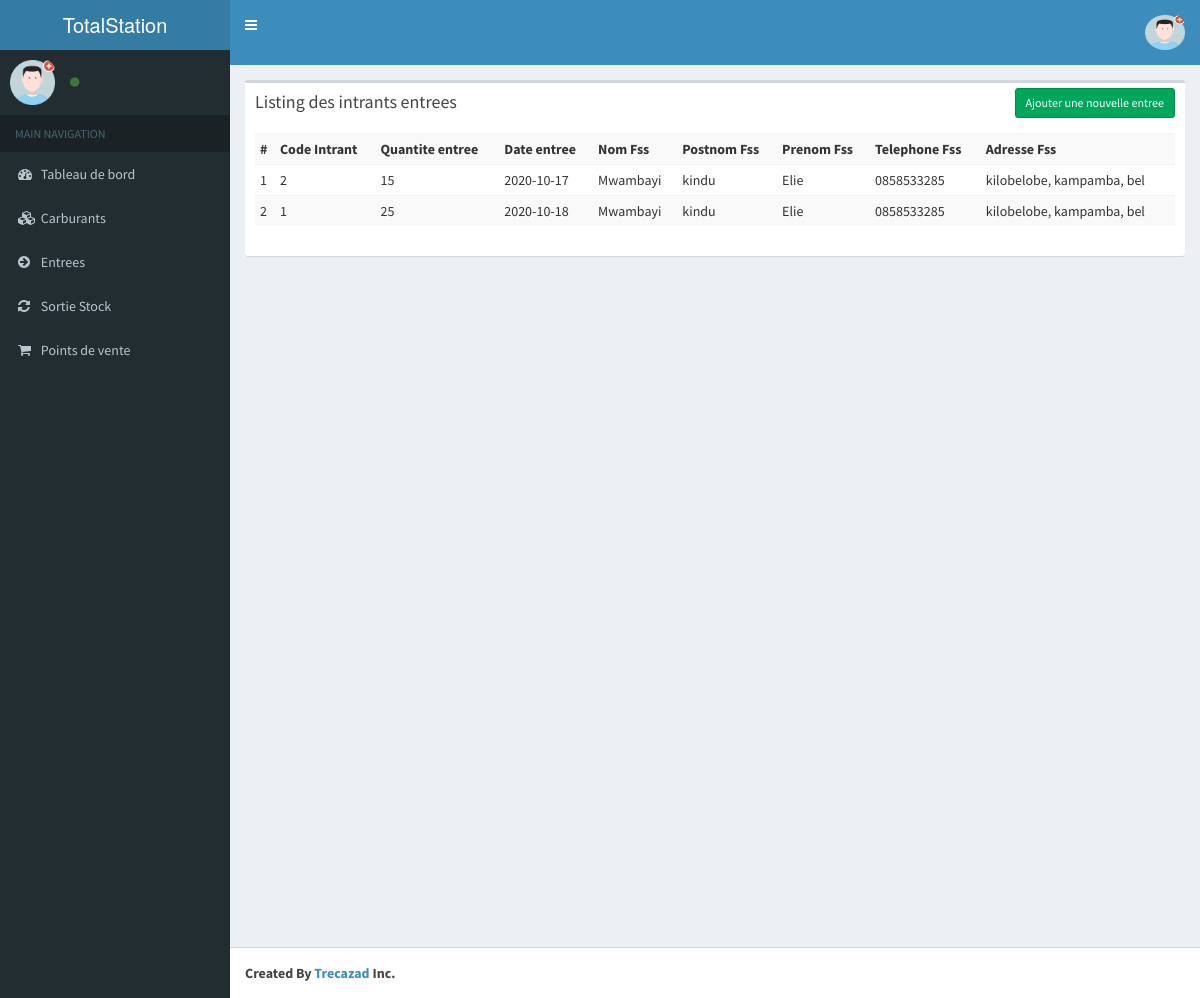
The page /index.php/entree on the database its author committed.
### tables this page shows
CREATE TABLE `tb_im_entrees` (
  `entree_id` int(11) NOT NULL,
  `fss_nom` varchar(75) NOT NULL,
  `fss_postnom` varchar(75) NOT NULL,
  `fss_prenom` varchar(75) DEFAULT NULL,
  `fss_phone` varchar(25) DEFAULT NULL,
  `fss_adresse` varchar(25) DEFAULT NULL,
  `qte_entree` int(11) DEFAULT NULL,
  `date_entree` date DEFAULT NULL,
  `intrant_sid` int(11) DEFAULT NULL,
  `date_ajout` datetime NOT NULL,
  `date_modif` datetime NOT NULL
);

### application/controllers/Entree.php (called while the page is built, shortened)
<?php
class Entree extends CI_Controller{
    function __construct()
    {
        $this->load->model('User_model');
        $this->load->model('Educazad_model');
    }
    function index()
    {
        $data['all_entrees'] = $this->Educazad_model->get_multiple('tb_im_entrees', array(), 'tb_im_entrees.entree_id','DESC');
        $data['_view'] = 'entrees/index';
        $this->load->view('layouts/main',$data);
    }
}

### index.php (called while the page is built, shortened)
<?php
require_once BASEPATH.'core/CodeIgniter.php';

### application/models/Educazad_model.php (called while the page is built, shortened)
<?php
class Educazad_model extends CI_Model
{
    public function get_multiple($table, $where = array(), $order_by = '', $order = '', $limit_page = array(), $position = array())
    {
        $this->db->order_by($order_by, $order);
        $query = $this->db->get_where($table, $where);
        return $query->result();
    }
}

### application/views/entrees/index.php (the view, shortened to what this page needs)
<div class="row">
    <div class="col-md-12">
        <div class="box">
            <div class="box-header">
                <h3 class="box-title">Listing des intrants entrees</h3>
                <div class="box-tools">
                    <a href="<?php echo site_url('entree/add'); ?>" class="btn btn-success btn-sm">Ajouter une nouvelle entree</a>
                </div>
            </div>
            <div class="box-body">
                <div class="table-responsive">
                    <table class="table table-striped table-sm table-condensed">
                        <tr>
                            <th>#</th>
                            <th>Code Intrant</th>
                            <th>Quantite entree</th>
                            <th>Date entree</th>
                            <th>Nom Fss</th>
                            <th>Postnom Fss</th>
                            <th>Prenom Fss</th>
                            <th>Telephone Fss</th>
                            <th>Adresse Fss</th>
                        </tr>
                        <?php $count=1; foreach($all_entrees as $t){ ?>
                            <tr>
                                <td><?php echo $count++; ?></td>
                                <td><?php echo $t->intrant_sid; ?></td>
                                <td><?php echo $t->qte_entree; ?></td>
                                <td><?php echo $t->date_entree; ?></td>
                                <td><?php echo $t->fss_nom; ?></td>
                                <td><?php echo $t->fss_postnom; ?></td>
                                <td><?php echo $t->fss_prenom; ?></td>
                                <td><?php echo $t->fss_phone; ?></td>
                                <td><?php echo $t->fss_adresse; ?></td>
                            </tr>
                        <?php } ?>
                    </table>
                </div>
            </div>
        </div>
    </div>
</div>

### rows shown on the page
tb_im_entrees: intrant_sid "2", qte_entree "15", date_entree "2020-10-17", fss_nom "Mwambayi", fss_postnom "kindu", fss_prenom "Elie", fss_phone "0858533285", fss_adresse "kilobelobe, kampamba, bel"
tb_im_entrees: intrant_sid "1", qte_entree "25", date_entree "2020-10-18", fss_nom "Mwambayi", fss_postnom "kindu", fss_prenom "Elie", fss_phone "0858533285", fss_adresse "kilobelobe, kampamba, bel"
